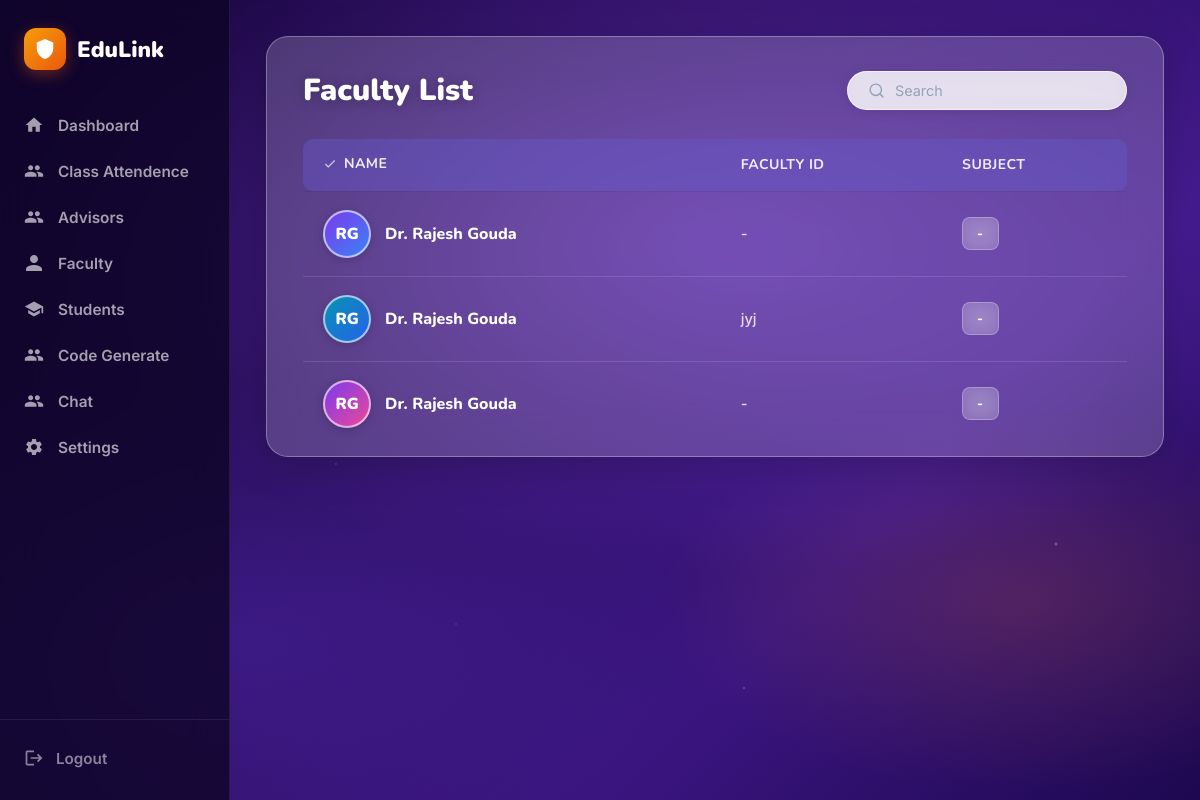
/hod/faculty_list/, run on an earlier commit of the app's database.
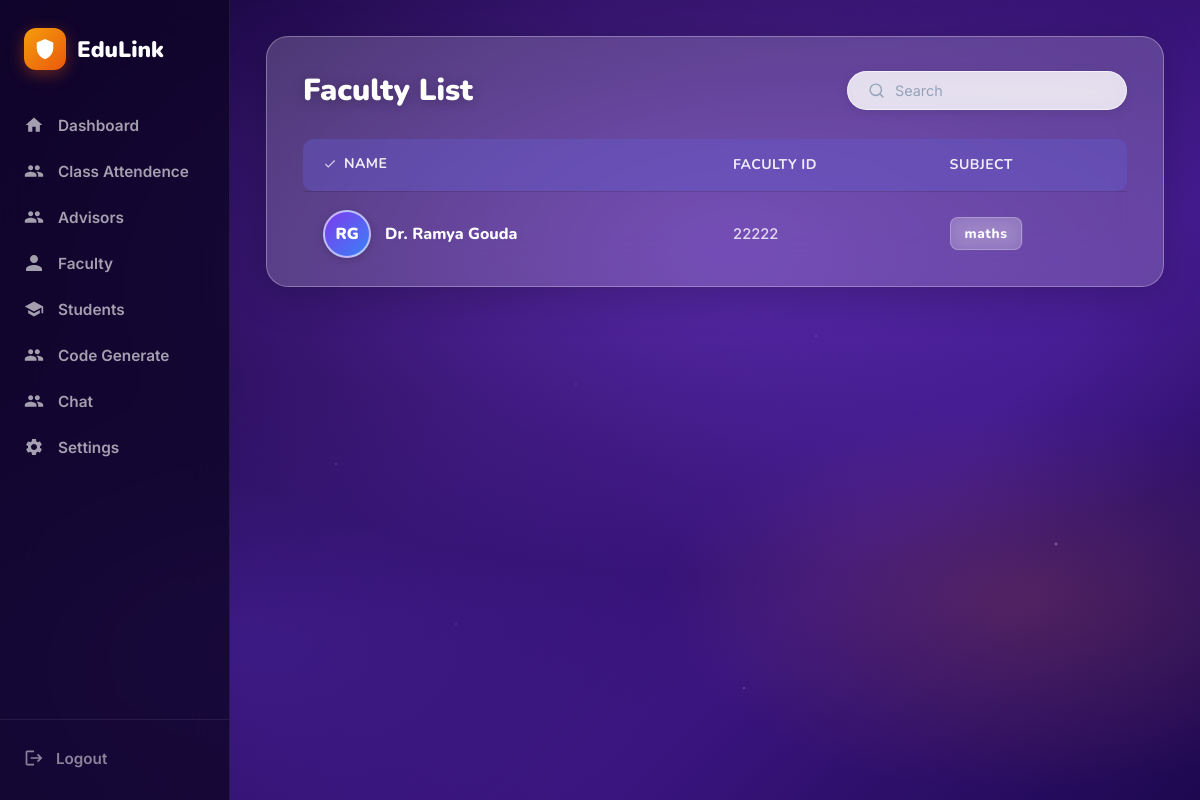
And on a later commit of the database.
### User/models.py (models this page shows)
class User(AbstractUser):
    roles = (
        ('hod', 'HOD'),
        ('advisor', 'Advisor'),
        ('faculty', 'Faculty'),
        ('student', 'Student'),
    )
    role = models.CharField(max_length=10, choices=roles)

### Faculty/models.py (models this page shows, shortened)
class Faculty(models.Model):
  username=models.ForeignKey(User, on_delete=models.CASCADE, null=True, blank=True)
  faculty_id=models.CharField(max_length=50,primary_key=True)
  mobile_num=models.CharField(max_length=10,)
  class_code=models.IntegerField()
  subject_name=models.CharField(max_length=50,null=True,blank=True)
  subject_code=models.CharField(max_length=50,null=True,blank=True)
  created_at = models.DateTimeField(auto_now_add=True)
  updated_at=models.DateTimeField(auto_now=True)

### HOD/views.py (the view)
# urls.py: path('faculty_list/',views.faculty_list,name='faculty_list'),
def faculty_list(request):
  faculty=User.objects.filter(role='faculty')
  faculty_row=[]
  for fac in faculty:
    faculty_info=Faculty.objects.filter(username=fac).first()
    faculty_row.append({
      'user':fac,
      'faculty_id':faculty_info.faculty_id if faculty_info else '',
      'subject_name':faculty_info.subject_name if faculty_info else ''
    })
  context={
    'faculty':faculty_row
  }
  return render(request,'faculty_list.html',context)

### HOD/templates/faculty_list.html (shortened to what this page needs)
{% extends "base.html" %}
{% block content %}
<div class="advisors-wrapper">
  <div class="advisors-card">
    <div class="card-header">
      <h2>Faculty List</h2>
      <div class="search-box">
        <svg viewBox="0 0 24 24" fill="none" stroke="currentColor" stroke-width="2" stroke-linecap="round">
          <circle cx="11" cy="11" r="8" />
          <path d="m21 21-4.35-4.35" />
        </svg>
        <input type="text" id="advisorSearch" placeholder="Search" oninput="filterAdvisors(this.value)"
          autocomplete="off" />
      </div>
    </div>
    <table class="adv-table" id="advisorTable">
      <thead>
        <tr>
          <th>
            <span class="th-icon">
              <svg viewBox="0 0 24 24" fill="none" stroke="currentColor" stroke-width="2">
                <polyline points="20 6 9 17 4 12" />
              </svg>
              Name
            </span>
          </th>
          <th>Faculty Id</th>
          <th>Subject</th>
        </tr>
      </thead>
      <tbody id="advisorBody">
        {% for fac in faculty %}
        <tr>
          <td>
            <div class="name-cell">
              <div class="advisor-avatar v{{ forloop.counter }}">
                {{ fac.user.first_name|first }}{{ fac.user.last_name|first }}
              </div>
              <span class="advisor-name">Dr. {{ fac.user.first_name }} {{ fac.user.last_name }}</span>
            </div>
          </td>
          <td><span class="dept-text">{{ fac.faculty_id|default:"-" }}</span></td>
          <td><span class="class-badge">{{ fac.subject_name|default:"-" }}</span></td>
        </tr>
        {% endfor %}
      </tbody>
    </table>
  </div>
</div>
{% endblock %}

### HOD/templates/base.html (shortened to what this page needs)
<!DOCTYPE html>
<html lang="en">
<head>
</head>
<body>
  <div class="bg-layer"></div>
  <aside class="sidebar">
    <a href="" class="sidebar-logo">
      <div class="logo-shield">
        <svg viewBox="0 0 24 24">
          <path d="M12 1L3 5v6c0 5.55 3.84 10.74 9 12 5.16-1.26 9-6.45 9-12V5l-9-4z" />
        </svg>
      </div>
      <span class="sidebar-logo-text">EduLink</span>
    </a>
    <nav class="nav-section">
      <a href="{% url 'hod_dashboard'%}" class="nav-item ">
        <svg viewBox="0 0 24 24" fill="currentColor">
          <path d="M10 20v-6h4v6h5v-8h3L12 3 2 12h3v8z" />
        </svg>
        Dashboard
      </a>
      <a href="{% url 'class_attendence'%}" class="nav-item">
        Class Attendence
      </a>
      <a href="{% url 'advicers_list'%}" class="nav-item ">
        Advisors
      </a>
      <a href="{% url 'faculty_list'%}" class="nav-item ">
        <svg viewBox="0 0 24 24" fill="currentColor">
          <path
            d="M12 12c2.7 0 4.8-2.1 4.8-4.8S14.7 2.4 12 2.4 7.2 4.5 7.2 7.2 9.3 12 12 12zm0 2.4c-3.2 0-9.6 1.6-9.6 4.8v2.4h19.2v-2.4c0-3.2-6.4-4.8-9.6-4.8z" />
        </svg>
        Faculty
      </a>
      <a href="" class="nav-item ">
        <svg viewBox="0 0 24 24" fill="currentColor">
          <path d="M12 3L1 9l11 6 9-4.91V17h2V9L12 3zM5 13.18v4L12 21l7-3.82v-4L12 17l-7-3.82z" />
        </svg>
        Students
      </a>
      <a href="{% url 'generate_dept_code'%}" class="nav-item ">
        Code Generate
      </a>
      <a href="{% url 'Chat'%}" class="nav-item ">
        Chat
      </a>
      <a href="" class="nav-item ">
        Settings
      </a>
    </nav>
    <div class="sidebar-footer">
      <form method="POST" action="">
        <button type="submit" class="logout-btn">
          <svg viewBox="0 0 24 24" fill="currentColor">
            <path
              d="M17 7l-1.41 1.41L18.17 11H8v2h10.17l-2.58 2.58L17 17l5-5zM4 5h8V3H4c-1.1 0-2 .9-2 2v14c0 1.1.9 2 2 2h8v-2H4V5z" />
          </svg>
          Logout
        </button>
      </form>
    </div>
  </aside>
  <main class="main">
    {% block content %}{% endblock %}
  </main>
</body>
</html>

### HOD/templates/faculty_list.html (style rules this page uses)
.advisors-wrapper { max-width: 900px; margin: 0 auto; }
.advisors-card { background: rgba(255, 255, 255, 0.18); backdrop-filter: blur(24px); -webkit-backdrop-filter: blur(24px); border: 1px solid rgba(255, 255, 255, 0.30); border-radius: 22px; overflow: hidden; box-shadow: 0 8px 40px rgba(0, 0, 0, .22); padding: 32px 36px 10px; }
.card-header { display: flex; align-items: center; justify-content: space-between; margin-bottom: 28px; gap: 16px; flex-wrap: wrap; }
.card-header h2 { font-family: 'Nunito', sans-serif; font-size: 1.9rem; font-weight: 900; color: white; text-shadow: 0 2px 12px rgba(0, 0, 0, .25); }
.search-box { display: flex; align-items: center; gap: 10px; background: rgba(255, 255, 255, 0.80); backdrop-filter: blur(12px); border: 1.5px solid rgba(255, 255, 255, 0.60); border-radius: 50px; padding: 10px 20px; min-width: 220px; box-shadow: 0 2px 12px rgba(0, 0, 0, .10); transition: box-shadow .2s, border-color .2s; }
.search-box svg { width: 17px; height: 17px; color: #94a3b8; flex-shrink: 0; }
.search-box input { border: none; background: transparent; outline: none; font-size: 0.90rem; color: #374151; font-family: 'Inter', sans-serif; width: 100%; padding: 0; }
.search-box input::placeholder { color: #94a3b8; }
.adv-table { width: 100%; border-collapse: collapse; }
.adv-table thead tr { background: rgba(100, 90, 200, 0.45); border-radius: 10px; }
.adv-table thead th { padding: 15px 20px; text-align: left; font-family: 'Nunito', sans-serif; font-size: 0.88rem; font-weight: 700; color: rgba(255, 255, 255, 0.90); letter-spacing: .03em; }
.adv-table thead th:first-child { border-radius: 10px 0 0 10px; }
.adv-table thead th:last-child { border-radius: 0 10px 10px 0; }
.th-icon { display: inline-flex; align-items: center; gap: 7px; }
.th-icon svg { width: 14px; height: 14px; opacity: .8; }
.adv-table tbody tr { border-bottom: 1px solid rgba(255, 255, 255, 0.12); transition: background .18s; }
.adv-table tbody tr:last-child { border-bottom: none; }
.adv-table tbody td { padding: 18px 20px; vertical-align: middle; }
.name-cell { display: flex; align-items: center; gap: 14px; }
.advisor-avatar { width: 48px; height: 48px; border-radius: 50%; background: linear-gradient(135deg, #7c3aed, #3b82f6); display: flex; align-items: center; justify-content: center; flex-shrink: 0; border: 2.5px solid rgba(255, 255, 255, 0.60); overflow: hidden; box-shadow: 0 2px 10px rgba(0, 0, 0, .18); font-family: 'Nunito', sans-serif; font-weight: 900; font-size: 1rem; color: white; }
.advisor-name { font-family: 'Nunito', sans-serif; font-size: 1rem; font-weight: 800; color: white; }
.dept-text { font-size: 0.92rem; color: rgba(255, 255, 255, 0.80); font-weight: 500; }
.class-badge { display: inline-block; background: rgba(255, 255, 255, 0.18); border: 1px solid rgba(255, 255, 255, 0.25); border-radius: 8px; padding: 6px 14px; font-family: 'Nunito', sans-serif; font-size: 0.85rem; font-weight: 800; color: white; letter-spacing: .04em; backdrop-filter: blur(8px); }

What changed in the data, as far as the page shows it:
removed User: user.first_name|first "R", user.last_name|first "G", user.first_name "Rajesh", user.last_name "Gouda", faculty_id "-", subject_name "-"
removed User: user.first_name|first "R", user.last_name|first "G", user.first_name "Rajesh", user.last_name "Gouda", faculty_id "jyj", subject_name "-"
removed User: user.first_name|first "R", user.last_name|first "G", user.first_name "Rajesh", user.last_name "Gouda", faculty_id "-", subject_name "-"
added User: user.first_name|first "R", user.last_name|first "G", user.first_name "Ramya", user.last_name "Gouda", faculty_id "22222", subject_name "maths"
